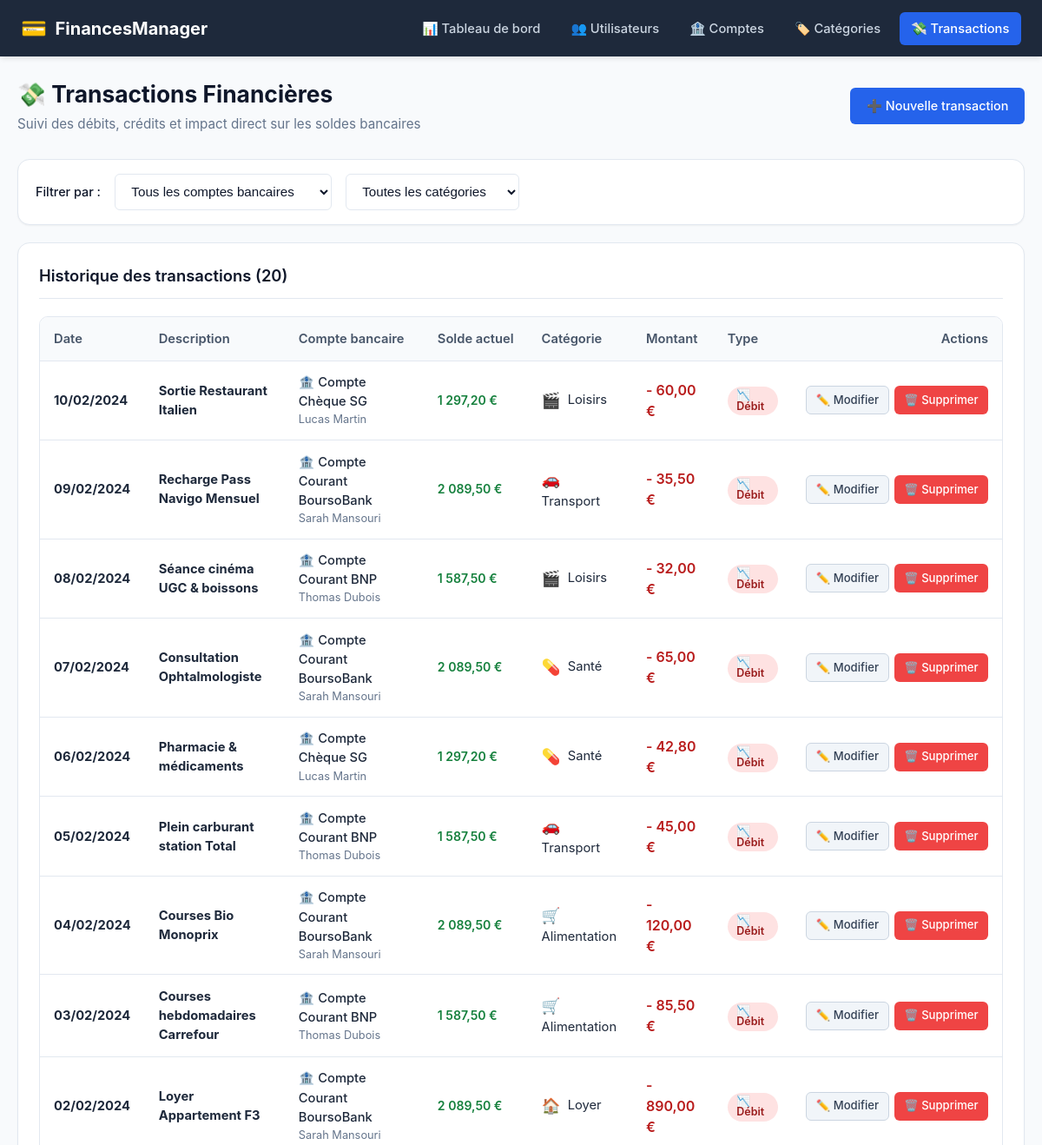
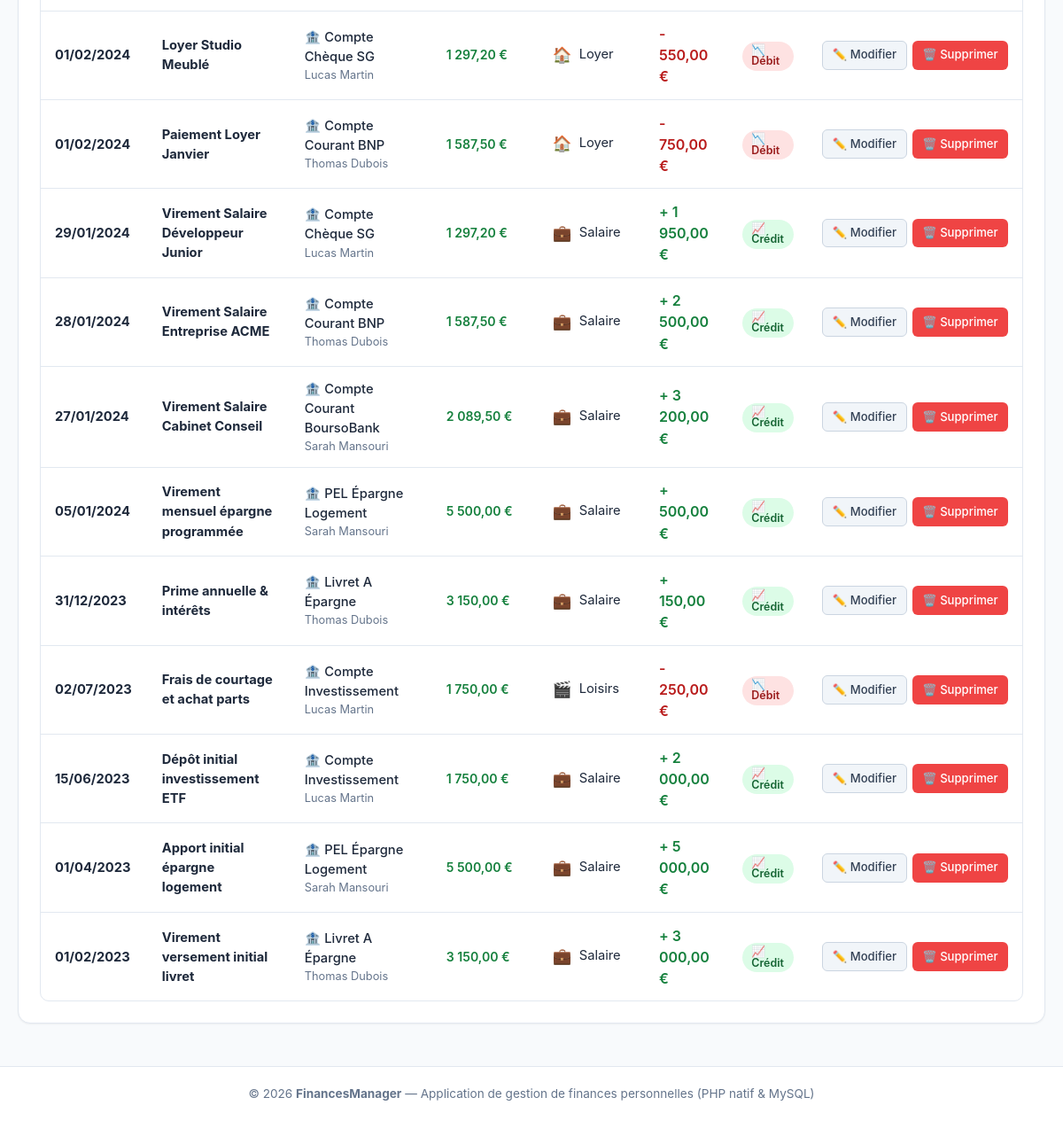
/transactions/list.php, run on the app's committed database (2 pictures, top to bottom).
### tables this page shows
CREATE TABLE `Transaction` (
    `id_transaction` INT AUTO_INCREMENT PRIMARY KEY,
    `id_compte` INT NOT NULL,
    `id_categorie` INT NOT NULL,
    `montant` DECIMAL(10,2) NOT NULL,
    `type_transaction` ENUM('debit', 'credit') NOT NULL,
    `description` VARCHAR(255) NULL,
    `date_transaction` DATE NOT NULL,
    CONSTRAINT `fk_transaction_compte`
        FOREIGN KEY (`id_compte`)
        REFERENCES `Compte_bancaire` (`id_compte`)
        ON DELETE CASCADE
        ON UPDATE CASCADE,
    CONSTRAINT `fk_transaction_categorie`
        FOREIGN KEY (`id_categorie`)
        REFERENCES `Categorie_depense` (`id_categorie`)
        ON DELETE RESTRICT
        ON UPDATE CASCADE
);

CREATE TABLE `Compte_bancaire` (
    `id_compte` INT AUTO_INCREMENT PRIMARY KEY,
    `id_utilisateur` INT NOT NULL,
    `nom_compte` VARCHAR(100) NOT NULL,
    `type_compte` ENUM('courant', 'epargne', 'autre') NOT NULL DEFAULT 'courant',
    `solde` DECIMAL(10,2) NOT NULL DEFAULT 0.00,
    `date_ouverture` DATE NOT NULL,
    CONSTRAINT `fk_compte_utilisateur`
        FOREIGN KEY (`id_utilisateur`)
        REFERENCES `Utilisateur` (`id_utilisateur`)
        ON DELETE CASCADE
        ON UPDATE CASCADE
);

CREATE TABLE `Utilisateur` (
    `id_utilisateur` INT AUTO_INCREMENT PRIMARY KEY,
    `nom` VARCHAR(100) NOT NULL,
    `prenom` VARCHAR(100) NOT NULL,
    `email` VARCHAR(191) NOT NULL UNIQUE,
    `mot_de_passe` VARCHAR(255) NOT NULL,
    `date_creation` DATETIME NOT NULL DEFAULT CURRENT_TIMESTAMP
);

CREATE TABLE `Categorie_depense` (
    `id_categorie` INT AUTO_INCREMENT PRIMARY KEY,
    `nom_categorie` VARCHAR(100) NOT NULL,
    `type` ENUM('depense', 'revenu') NOT NULL DEFAULT 'depense',
    `icone` VARCHAR(50) NULL DEFAULT '🏷️'
);

### config/db.php (called while the page is built, shortened)
<?php
function getBaseUrl(): string {
    $scriptDir = str_replace('\\', '/', dirname($_SERVER['SCRIPT_NAME'] ?? ''));
    $subfolders = ['/utilisateurs', '/comptes', '/categories', '/transactions', '/config', '/includes'];
    foreach ($subfolders as $sub) {
        if (str_ends_with($scriptDir, $sub)) {
            $scriptDir = substr($scriptDir, 0, -strlen($sub));
            break;
        }
    }
    $trimmed = rtrim($scriptDir, '/');
    return ($trimmed === '' ? '' : $trimmed) . '/';
}
function escape(?string $value): string {
    return htmlspecialchars($value ?? '', ENT_QUOTES, 'UTF-8');
}
function formatMoney($amount): string {
    return number_format((float)$amount, 2, ',', ' ') . ' €';
}
function formatDate(?string $date): string {
    $timestamp = strtotime($date);
    return $timestamp ? date('d/m/Y', $timestamp) : $date;
}

### transactions/list.php (the view, shortened to what this page needs)
<?php
require_once __DIR__ . '/../config/db.php';
$transactions = [];
if (isset($pdo)) {
    try {
        $sql = "SELECT t.id_transaction, t.montant, t.type_transaction, t.description, t.date_transaction,
                       c.id_compte, c.nom_compte, c.solde AS solde_compte,
                       u.id_utilisateur, u.nom AS nom_user, u.prenom AS prenom_user,
                       cat.id_categorie, cat.nom_categorie, cat.type AS type_cat, cat.icone AS icone_cat
                FROM Transaction t
                INNER JOIN Compte_bancaire c ON t.id_compte = c.id_compte
                INNER JOIN Utilisateur u ON c.id_utilisateur = u.id_utilisateur
                INNER JOIN Categorie_depense cat ON t.id_categorie = cat.id_categorie
                WHERE 1=1 ";
        $params = [];
        $sql .= " ORDER BY t.date_transaction DESC, t.id_transaction DESC";
        $stmt = $pdo->prepare($sql);
        $stmt->execute($params);
        $transactions = $stmt->fetchAll();
    } catch (PDOException $e) {
        $error = "Erreur lors de la récupération des transactions : " . $e->getMessage();
    }
}
require_once __DIR__ . '/../includes/header.php';
?>
<div class="page-header">
    <div>
        <h1 class="page-title">💸 Transactions Financières</h1>
        <p class="page-subtitle">Suivi des débits, crédits et impact direct sur les soldes bancaires</p>
    </div>
    <a href="<?= $baseUrl ?>transactions/add.php" class="btn btn-primary">
        ➕ Nouvelle transaction
    </a>
</div>
<div class="card" style="padding: 1rem 1.25rem; margin-bottom: 1.25rem;">
    <form method="GET" action="" style="display: flex; gap: 1rem; align-items: center; flex-wrap: wrap;">
        <label style="font-weight: 500; font-size: 0.9rem;">Filtrer par :</label>
        <select name="compte_id" class="form-control" style="width: auto; min-width: 200px;" onchange="this.form.submit()">
            <option value="">Tous les comptes bancaires</option>
        </select>
        <select name="categorie_id" class="form-control" style="width: auto; min-width: 200px;" onchange="this.form.submit()">
            <option value="">Toutes les catégories</option>
        </select>
    </form>
</div>
<div class="card">
    <div class="card-header">
        <h2 class="card-title">Historique des transactions (<?= count($transactions) ?>)</h2>
    </div>
    <?php if (empty($transactions)): ?>
        <div class="empty-state">
            <div class="empty-state-icon">💸</div>
            <h3 class="empty-state-title">Aucune transaction trouvée</h3>
            <p>Enregistrez un débit ou un crédit sur l'un de vos comptes bancaires.</p>
            <div style="margin-top: 1rem;">
                <a href="<?= $baseUrl ?>transactions/add.php" class="btn btn-primary">Créer une transaction</a>
            </div>
        </div>
    <?php else: ?>
        <div class="table-responsive">
            <table class="data-table">
                <thead>
                    <tr>
                        <th>Date</th>
                        <th>Description</th>
                        <th>Compte bancaire</th>
                        <th>Solde actuel</th>
                        <th>Catégorie</th>
                        <th>Montant</th>
                        <th>Type</th>
                        <th style="text-align: right;">Actions</th>
                    </tr>
                </thead>
                <tbody>
                    <?php foreach ($transactions as $tx): ?>
                        <tr>
                            <td>
                                <strong><?= formatDate($tx['date_transaction']) ?></strong>
                            </td>
                            <td>
                                <strong><?= escape($tx['description'] ?: 'Transaction') ?></strong>
                            </td>
                            <td>
                                🏦 <a href="<?= $baseUrl ?>comptes/edit.php?id=<?= (int)$tx['id_compte'] ?>" style="color: inherit; text-decoration: none; font-weight: 500;">
                                    <?= escape($tx['nom_compte']) ?>
                                </a>
                                <div style="font-size: 0.8rem; color: var(--text-muted);">
                                    <?= escape($tx['prenom_user'] . ' ' . $tx['nom_user']) ?>
                                </div>
                            </td>
                            <td>
                                <span class="<?= $tx['solde_compte'] >= 0 ? 'amount-credit' : 'amount-debit' ?>" style="font-size: 0.88rem;">
                                    <?= formatMoney($tx['solde_compte']) ?>
                                </span>
                            </td>
                            <td>
                                <span style="font-size: 1.1rem; vertical-align: middle; margin-right: 0.2rem;">
                                    <?= escape($tx['icone_cat']) ?>
                                </span>
                                <?= escape($tx['nom_categorie']) ?>
                            </td>
                            <td>
                                <span class="<?= $tx['type_transaction'] === 'credit' ? 'amount-credit' : 'amount-debit' ?>" style="font-size: 1rem;">
                                    <?= $tx['type_transaction'] === 'credit' ? '+' : '-' ?> <?= formatMoney($tx['montant']) ?>
                                </span>
                            </td>
                            <td>
                                <?php if ($tx['type_transaction'] === 'credit'): ?>
                                    <span class="badge badge-credit">📈 Crédit</span>
                                <?php else: ?>
                                    <span class="badge badge-debit">📉 Débit</span>
                                <?php endif; ?>
                            </td>
                            <td style="text-align: right;">
                                <div class="table-actions" style="justify-content: flex-end;">
                                    <a href="<?= $baseUrl ?>transactions/edit.php?id=<?= (int)$tx['id_transaction'] ?>" class="btn btn-secondary btn-sm" title="Modifier">
                                        ✏️ Modifier
                                    </a>
                                    <a href="<?= $baseUrl ?>transactions/delete.php?id=<?= (int)$tx['id_transaction'] ?>"
                                       class="btn btn-danger btn-sm"
                                       title="Supprimer"
                                       data-confirm="⚠️ Supprimer cette transaction annulera automatiquement son impact financier sur le solde du compte. Confirmer ?">
                                        🗑️ Supprimer
                                    </a>
                                </div>
                            </td>
                        </tr>
                    <?php endforeach; ?>
                </tbody>
            </table>
        </div>
    <?php endif; ?>
</div>
<?php require_once __DIR__ . '/../includes/footer.php'; ?>

### assets/css/style.css (style rules this page uses)
:root { --primary: #2563eb; --primary-hover: #1d4ed8; --primary-light: #eff6ff; --secondary: #64748b; --secondary-hover: #475569; --success: #10b981; --success-light: #ecfdf5; --danger: #ef4444; --danger-light: #fef2f2; --warning: #f59e0b; --warning-light: #fffbeb; --info: #0ea5e9; --info-light: #f0f9ff; --bg: #f8fafc; --card-bg: #ffffff; --text-main: #0f172a; --text-muted: #64748b; --border: #e2e8f0; --border-focus: #93c5fd; --radius-sm: 6px; --radius-md: 10px; --radius-lg: 14px; --shadow-sm: 0 1px 2px rgba(0, 0, 0, 0.05); --shadow-md: 0 4px 6px -1px rgba(0, 0, 0, 0.08), 0 2px 4px -2px rgba(0, 0, 0, 0.05); --shadow-lg: 0 10px 15px -3px rgba(0, 0, 0, 0.08), 0 4px 6px -4px rgba(0, 0, 0, 0.05); }
* { box-sizing: border-box; margin: 0; padding: 0; }
body { font-family: -apple-system, BlinkMacSystemFont, "Segoe UI", Roboto, Oxygen, Ubuntu, Cantarell, "Open Sans", sans-serif; background-color: var(--bg); color: var(--text-main); line-height: 1.5; min-height: 100vh; display: flex; flex-direction: column; }
.page-header { display: flex; justify-content: space-between; align-items: center; flex-wrap: wrap; gap: 1rem; margin-bottom: 1.75rem; }
.page-title { font-size: 1.65rem; font-weight: 700; color: #0f172a; }
.page-subtitle { font-size: 0.95rem; color: var(--text-muted); margin-top: 0.2rem; }
.card { background-color: var(--card-bg); border: 1px solid var(--border); border-radius: var(--radius-lg); box-shadow: var(--shadow-sm); padding: 1.5rem; margin-bottom: 1.5rem; }
.card-header { display: flex; justify-content: space-between; align-items: center; margin-bottom: 1.25rem; padding-bottom: 0.75rem; border-bottom: 1px solid var(--border); }
.card-title { font-size: 1.15rem; font-weight: 600; }
.btn { display: inline-flex; align-items: center; justify-content: center; gap: 0.45rem; padding: 0.55rem 1.1rem; border-radius: var(--radius-sm); font-size: 0.9rem; font-weight: 500; text-decoration: none; cursor: pointer; border: 1px solid transparent; transition: background-color 0.15s ease, border-color 0.15s ease, transform 0.1s ease; }
.btn-primary { background-color: var(--primary); color: #ffffff; }
.btn-secondary { background-color: #f1f5f9; color: #334155; border-color: #cbd5e1; }
.btn-danger { background-color: var(--danger); color: #ffffff; }
.btn-sm { padding: 0.35rem 0.65rem; font-size: 0.82rem; border-radius: var(--radius-sm); }
.table-responsive { width: 100%; overflow-x: auto; -webkit-overflow-scrolling: touch; border-radius: var(--radius-md); border: 1px solid var(--border); background-color: #ffffff; }
.data-table { width: 100%; border-collapse: collapse; text-align: left; font-size: 0.92rem; }
.data-table th { background-color: #f8fafc; color: #475569; font-weight: 600; padding: 0.85rem 1rem; border-bottom: 1px solid var(--border); white-space: nowrap; }
.data-table td { padding: 0.85rem 1rem; border-bottom: 1px solid var(--border); vertical-align: middle; color: #1e293b; }
.data-table tbody tr:last-child td { border-bottom: none; }
.table-actions { display: flex; gap: 0.4rem; align-items: center; white-space: nowrap; }
.badge { display: inline-flex; align-items: center; gap: 0.3rem; padding: 0.25rem 0.65rem; border-radius: 9999px; font-size: 0.78rem; font-weight: 600; line-height: 1; }
.badge-credit { background-color: #dcfce7; color: #166534; }
.badge-debit { background-color: #fee2e2; color: #991b1b; }
.amount-credit { color: #15803d; font-weight: 600; }
.amount-debit { color: #b91c1c; font-weight: 600; }
.form-control { width: 100%; padding: 0.65rem 0.9rem; border: 1px solid var(--border); border-radius: var(--radius-sm); font-size: 0.95rem; background-color: #ffffff; color: #0f172a; transition: border-color 0.15s ease, box-shadow 0.15s ease; }

### data on the page
transaction: date_transaction "10/02/2024", description "Sortie Restaurant Italien", id_compte.nom_compte "Compte Chèque SG", utilisateur.prenom+nom "Lucas Martin", id_compte.solde "1 297,20 €", id_categorie.icone "🎬", id_categorie.nom_categorie "Loisirs", montant "60,00 €", type_transaction "📉 Débit"
transaction: date_transaction "09/02/2024", description "Recharge Pass Navigo Mensuel", id_compte.nom_compte "Compte Courant BoursoBank", utilisateur.prenom+nom "Sarah Mansouri", id_compte.solde "2 089,50 €", id_categorie.icone "🚗", id_categorie.nom_categorie "Transport", montant "35,50 €", type_transaction "📉 Débit"
transaction: date_transaction "08/02/2024", description "Séance cinéma UGC & boissons", id_compte.nom_compte "Compte Courant BNP", utilisateur.prenom+nom "Thomas Dubois", id_compte.solde "1 587,50 €", id_categorie.icone "🎬", id_categorie.nom_categorie "Loisirs", montant "32,00 €", type_transaction "📉 Débit"
transaction: date_transaction "07/02/2024", description "Consultation Ophtalmologiste", id_compte.nom_compte "Compte Courant BoursoBank", utilisateur.prenom+nom "Sarah Mansouri", id_compte.solde "2 089,50 €", id_categorie.icone "💊", id_categorie.nom_categorie "Santé", montant "65,00 €", type_transaction "📉 Débit"
transaction: date_transaction "06/02/2024", description "Pharmacie & médicaments", id_compte.nom_compte "Compte Chèque SG", utilisateur.prenom+nom "Lucas Martin", id_compte.solde "1 297,20 €", id_categorie.icone "💊", id_categorie.nom_categorie "Santé", montant "42,80 €", type_transaction "📉 Débit"
transaction: date_transaction "05/02/2024", description "Plein carburant station Total", id_compte.nom_compte "Compte Courant BNP", utilisateur.prenom+nom "Thomas Dubois", id_compte.solde "1 587,50 €", id_categorie.icone "🚗", id_categorie.nom_categorie "Transport", montant "45,00 €", type_transaction "📉 Débit"
transaction: date_transaction "04/02/2024", description "Courses Bio Monoprix", id_compte.nom_compte "Compte Courant BoursoBank", utilisateur.prenom+nom "Sarah Mansouri", id_compte.solde "2 089,50 €", id_categorie.icone "🛒", id_categorie.nom_categorie "Alimentation", montant "120,00 €", type_transaction "📉 Débit"
transaction: date_transaction "03/02/2024", description "Courses hebdomadaires Carrefour", id_compte.nom_compte "Compte Courant BNP", utilisateur.prenom+nom "Thomas Dubois", id_compte.solde "1 587,50 €", id_categorie.icone "🛒", id_categorie.nom_categorie "Alimentation", montant "85,50 €", type_transaction "📉 Débit"
transaction: date_transaction "02/02/2024", description "Loyer Appartement F3", id_compte.nom_compte "Compte Courant BoursoBank", utilisateur.prenom+nom "Sarah Mansouri", id_compte.solde "2 089,50 €", id_categorie.icone "🏠", id_categorie.nom_categorie "Loyer", montant "890,00 €", type_transaction "📉 Débit"
transaction: date_transaction "01/02/2024", description "Loyer Studio Meublé", id_compte.nom_compte "Compte Chèque SG", utilisateur.prenom+nom "Lucas Martin", id_compte.solde "1 297,20 €", id_categorie.icone "🏠", id_categorie.nom_categorie "Loyer", montant "550,00 €", type_transaction "📉 Débit"
transaction: date_transaction "01/02/2024", description "Paiement Loyer Janvier", id_compte.nom_compte "Compte Courant BNP", utilisateur.prenom+nom "Thomas Dubois", id_compte.solde "1 587,50 €", id_categorie.icone "🏠", id_categorie.nom_categorie "Loyer", montant "750,00 €", type_transaction "📉 Débit"
transaction: date_transaction "29/01/2024", description "Virement Salaire Développeur Junior", id_compte.nom_compte "Compte Chèque SG", utilisateur.prenom+nom "Lucas Martin", id_compte.solde "1 297,20 €", id_categorie.icone "💼", id_categorie.nom_categorie "Salaire", montant "1 950,00 €", type_transaction "📈 Crédit"
transaction: date_transaction "28/01/2024", description "Virement Salaire Entreprise ACME", id_compte.nom_compte "Compte Courant BNP", utilisateur.prenom+nom "Thomas Dubois", id_compte.solde "1 587,50 €", id_categorie.icone "💼", id_categorie.nom_categorie "Salaire", montant "2 500,00 €", type_transaction "📈 Crédit"
transaction: date_transaction "27/01/2024", description "Virement Salaire Cabinet Conseil", id_compte.nom_compte "Compte Courant BoursoBank", utilisateur.prenom+nom "Sarah Mansouri", id_compte.solde "2 089,50 €", id_categorie.icone "💼", id_categorie.nom_categorie "Salaire", montant "3 200,00 €", type_transaction "📈 Crédit"
transaction: date_transaction "05/01/2024", description "Virement mensuel épargne programmée", id_compte.nom_compte "PEL Épargne Logement", utilisateur.prenom+nom "Sarah Mansouri", id_compte.solde "5 500,00 €", id_categorie.icone "💼", id_categorie.nom_categorie "Salaire", montant "500,00 €", type_transaction "📈 Crédit"
transaction: date_transaction "31/12/2023", description "Prime annuelle & intérêts", id_compte.nom_compte "Livret A Épargne", utilisateur.prenom+nom "Thomas Dubois", id_compte.solde "3 150,00 €", id_categorie.icone "💼", id_categorie.nom_categorie "Salaire", montant "150,00 €", type_transaction "📈 Crédit"
transaction: date_transaction "02/07/2023", description "Frais de courtage et achat parts", id_compte.nom_compte "Compte Investissement", utilisateur.prenom+nom "Lucas Martin", id_compte.solde "1 750,00 €", id_categorie.icone "🎬", id_categorie.nom_categorie "Loisirs", montant "250,00 €", type_transaction "📉 Débit"
transaction: date_transaction "15/06/2023", description "Dépôt initial investissement ETF", id_compte.nom_compte "Compte Investissement", utilisateur.prenom+nom "Lucas Martin", id_compte.solde "1 750,00 €", id_categorie.icone "💼", id_categorie.nom_categorie "Salaire", montant "2 000,00 €", type_transaction "📈 Crédit"
transaction: date_transaction "01/04/2023", description "Apport initial épargne logement", id_compte.nom_compte "PEL Épargne Logement", utilisateur.prenom+nom "Sarah Mansouri", id_compte.solde "5 500,00 €", id_categorie.icone "💼", id_categorie.nom_categorie "Salaire", montant "5 000,00 €", type_transaction "📈 Crédit"
transaction: date_transaction "01/02/2023", description "Virement versement initial livret", id_compte.nom_compte "Livret A Épargne", utilisateur.prenom+nom "Thomas Dubois", id_compte.solde "3 150,00 €", id_categorie.icone "💼", id_categorie.nom_categorie "Salaire", montant "3 000,00 €", type_transaction "📈 Crédit"

### other printed values
count($transactions) "20"
